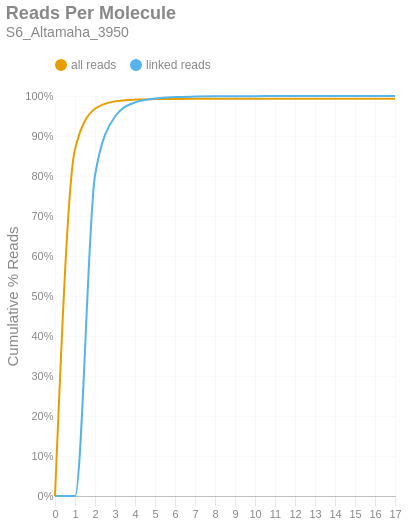

The notebook cell saved with this chart:
### Markdown cell above
### Reads per Molecule
This chart shows the cumulative distribution of the number of reads per linked molecule. That is, how many alignments are associated with a unique molecule. This excludes the number of reads associated with invalid or absent linked-read barcodes. The `linked` histogram is the percentages recalculated when disregarding singletons.

### Code cell
if SKIPLR:
    print_html(f"Skipped")
else:
    counts = np.bincount(valids['reads'].cast(pl.Int64).to_numpy())
    weighted = counts * np.arange(len(counts))
    all_perc = weighted / n_reads
    linked_perc = weighted / n_linked_reads
    linked_perc[1] = 0
    binned_df = pl.DataFrame({
        'readsper': list(range(len(counts))),
        'all reads (cumsum)': np.cumsum(all_perc).tolist(),
        'linked reads (cumsum)': np.cumsum(linked_perc).tolist(),
    })

    with SafeRender(binned_df):
        (
            density_plot(binned_df, 'Reads Per Molecule', samplename, 'readspmol')
            .encode(
                x=alt.X('readsper:O', title=None).axis(labelAngle=0).scale(padding=0),
                y=alt.Y('value:Q', title='Cumulative % Reads').axis(format='%').stack(False),
                color=alt.Color("key:N").scale(domain=["all reads", "linked reads"]),
                tooltip=[
                    alt.Tooltip("key:N", title="Data Type"),
                    alt.Tooltip("readsper:O", title="Reads Per Molecule"),
                    alt.Tooltip("value:Q", format=".2%", title="% Reads (Cum.)")
                ]            
            )
        ).display()

### Figure 1 — Vega-Lite specification as saved in the notebook (floating-point values rounded to 4 significant figures)
{"width": "container", "height": 400, "config": {"title": {"anchor": "start", "dy": -15, "fontSize": 18, "color": "#888888", "subtitleColor": "#888888", "subtitleFontSize": 14}, "arc": {"fill": "#0072B2"}, "axis": {"domainColor": "#888888", "domainWidth": 0.5, "gridWidth": 0.2, "grid": false, "titleFontWeight": 400, "titleFontSize": 15, "labelFontSize": 11, "labelColor": "#888888", "tickColor": "#888888", "tickWidth": 0.2, "titleColor": "#888888"}, "axisBand": {"grid": false}, "axisX": {"grid": true, "tickSize": 10, "domainCap": "round"}, "axisY": {"domain": false, "grid": true, "tickSize": 0, "domainCap": "round"}, "background": "transparent", "header": {"labelFontSize": 15, "labelColor": "#888888", "titleFontSize": 15, "titleFontWeight": 600, "titleColor": "#888888"}, "legend": {"labelFont": "sans-serif", "labelFontSize": 12, "labelColor": "#888888", "symbolSize": 100, "symbolType": "circle", "titleFontSize": 12, "titlePadding": 10, "titleColor": "#888888", "title": null, "orient": "top"}, "range": {"category": ["#E69F00", "#56B4E9", "#009E73", "#F0E442", "#0072B2", "#D55E00", "#CC79A7", "#000000"], "diverging": ["#cfe8f3", "#a2d4ec", "#73bfe2", "#46abdb", "#1696d2", "#12719e"]}, "area": {"fill": "#0072B2", "fillOpacity": 0.7, "line": true, "strokeOpacity": 0.7}, "line": {"color": "#0072B2", "stroke": "#0072B2", "strokeWidth": 2}, "trail": {"color": "#0072B2", "stroke": "#0072B2", "strokeWidth": 0, "size": 1}, "point": {"filled": true, "fillOpacity": 1.0, "size": 95}, "text": {"color": "#888888", "fontSize": 11, "align": "right", "fontWeight": 400, "size": 11}, "bar": {"fill": "#0072B2", "stroke": null}, "view": {"stroke": null, "continuousWidth": 660, "continuousHeight": 400}}, "data": {"name": "data-092c4a7c808f25645bd033615dcd2dd7"}, "mark": {"type": "line", "interpolate": "monotone", "point": {"opacity": 0, "size": 275}}, "encoding": {"color": {"field": "key", "scale": {"domain": ["all reads", "linked reads"]}, "type": "nominal"}, "tooltip": [{"field": "key", "title": "Data Type", "type": "nominal"}, {"field": "readsper", "title": "Reads Per Molecule", "type": "ordinal"}, {"field": "value", "format": ".2%", "title": "% Reads (Cum.)", "type": "quantitative"}], "x": {"axis": {"labelAngle": 0}, "field": "readsper", "scale": {"padding": 0}, "title": null, "type": "ordinal"}, "y": {"axis": {"format": "%"}, "field": "value", "stack": false, "title": "Cumulative % Reads", "type": "quantitative"}}, "params": [{"name": "param_c36ac31b6afebe62", "select": {"type": "point", "fields": ["key"]}, "bind": "legend"}], "title": {"text": "Reads Per Molecule", "subtitle": "S6_Altamaha_3950"}, "transform": [{"fold": ["all reads (cumsum)", "linked reads (cumsum)"]}, {"calculate": "replace(datum.key, ' (cumsum)', '')", "as": "key"}, {"filter": {"param": "param_c36ac31b6afebe62"}}], "usermeta": {"embedOptions": {"downloadFileName": "S6_Altamaha_3950.readspmol"}}, "$schema": "https://vega.github.io/schema/vega-lite/v6.1.0.json", "datasets": {"data-092c4a7c808f25645bd033615dcd2dd7": [{"readsper": 0, "all reads (cumsum)": 0.0, "linked reads (cumsum)": 0.0}, {"readsper": 1, "all reads (cumsum)": 0.8671, "linked reads (cumsum)": 0.0}, {"readsper": 2, "all reads (cumsum)": 0.968, "linked reads (cumsum)": 0.8012}, {"readsper": 3, "all reads (cumsum)": 0.9866, "linked reads (cumsum)": 0.9488}, {"readsper": 4, "all reads (cumsum)": 0.9911, "linked reads (cumsum)": 0.9842}, {"readsper": 5, "all reads (cumsum)": 0.9923, "linked reads (cumsum)": 0.9938}, {"readsper": 6, "all reads (cumsum)": 0.9927, "linked reads (cumsum)": 0.9973}, {"readsper": 7, "all reads (cumsum)": 0.9929, "linked reads (cumsum)": 0.9986}, {"readsper": 8, "all reads (cumsum)": 0.993, "linked reads (cumsum)": 0.9993}, {"readsper": 9, "all reads (cumsum)": 0.993, "linked reads (cumsum)": 0.9996}, {"readsper": 10, "all reads (cumsum)": 0.993, "linked reads (cumsum)": 0.9997}, {"readsper": 11, "all reads (cumsum)": 0.993, "linked reads (cumsum)": 0.9998}, {"readsper": 12, "all reads (cumsum)": 0.993, "linked reads (cumsum)": 0.9998}, {"readsper": 13, "all reads (cumsum)": 0.993, "linked reads (cumsum)": 0.9999}, {"readsper": 14, "all reads (cumsum)": 0.993, "linked reads (cumsum)": 0.9999}, {"readsper": 15, "all reads (cumsum)": 0.993, "linked reads (cumsum)": 1.0}, {"readsper": 16, "all reads (cumsum)": 0.993, "linked reads (cumsum)": 1.0}, {"readsper": 17, "all reads (cumsum)": 0.993, "linked reads (cumsum)": 1.0}]}}
